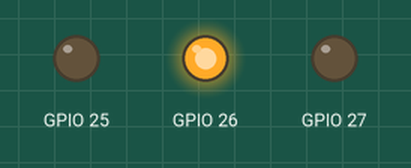
The sketch below on a simulated ESP32. Shown: output pins drawn as LEDs (lit = HIGH).

Above: at 0.05 s.
At 0.75 s:
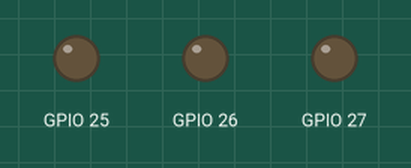
At 1.45 s:
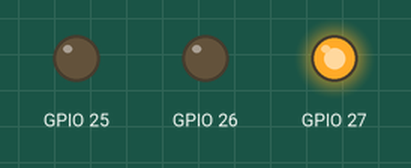
At 2.85 s:
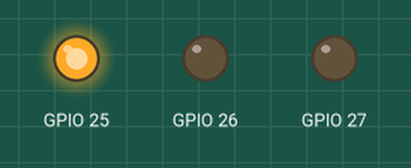
Timing chart, 0 to 3.1 s (numbered marks = the images above):
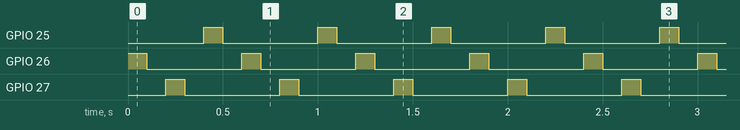

Measured:
- by itself, GPIO 25–27: alternates HIGH for 0.10 s and LOW for 0.50 s

The sketch:

Series_Light_Blinking.ino
```cpp
void setup() {

pinMode(26,OUTPUT);
pinMode(27,OUTPUT);
pinMode(25,OUTPUT);
}

void loop() {
  // put your main code here, to run repeatedly
  digitalWrite(26,HIGH);
  delay(100);
  digitalWrite(26,LOW);
  delay(100);
   digitalWrite(27,HIGH);
  delay(100);
  digitalWrite(27,LOW);
  delay(100);
   digitalWrite(25,HIGH);
  delay(100);
  digitalWrite(25,LOW);
  delay(100
  );
}
```
